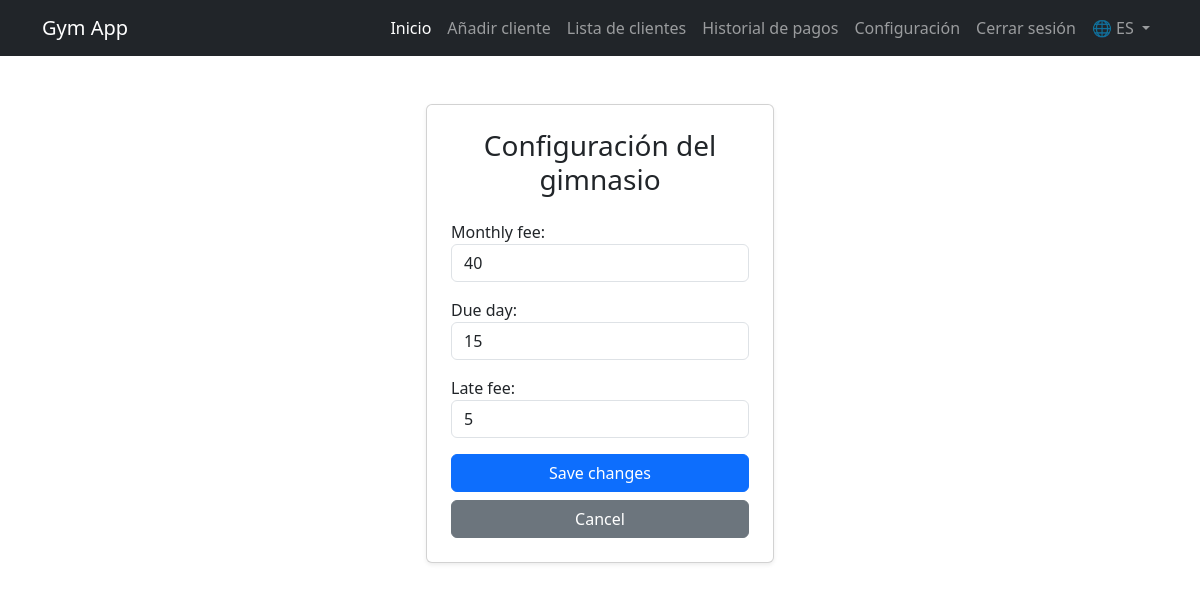
The app's page /settings (signed in) with its own data.
### tables this page shows
CREATE TABLE users (
    id INTEGER PRIMARY KEY AUTOINCREMENT,
    username TEXT NOT NULL UNIQUE,
    hash TEXT NOT NULL,
    monthly_fee NUMERIC DEFAULT 0,
    due_day INTEGER DEFAULT 10,
    late_fee NUMERIC DEFAULT 0
);

### app.py (the view)
@app.route("/settings", methods=["GET", "POST"])
def settings():
    user_id = session.get("user_id")
    if not user_id:
        flash("You must log in in order to see the clients.", "error")
        return redirect("/login")
    conn = sqlite3.connect("gym.db")
    conn.row_factory = sqlite3.Row
    db = conn.cursor()
    if request.method == "POST":
        monthly_fee = request.form.get("monthly_fee")
        due_day = request.form.get("due_day")
        late_fee = request.form.get("late_fee")
        db.execute("UPDATE users SET monthly_fee = ?, due_day = ?, late_fee = ? WHERE id = ?", (monthly_fee, due_day, late_fee, user_id))
        conn.commit()
        conn.close()
        flash("Changes has been made successfully.")
        return redirect("/settings")
    else:
        settings = db.execute("SELECT monthly_fee, due_day, late_fee FROM users WHERE id = ?", (user_id,)).fetchone()
        conn.close()
        return render_template("settings.html", settings=settings)

### app.py (called while the page is built)
@app.context_processor
def inject_translations():
    def get_text(key):
        lang = session.get('lang', 'es')
        return TRANSLATIONS.get(lang, {}).get(key, key)
    return dict(get_text=get_text)

### templates/settings.html (shortened to what this page needs)
{% extends "layout.html" %}
{% block content %}
<div class="container mt-5">
    <div class="row justify-content-center">
        <div class="col-md-6 col-lg-4">
            <div class="card shadow-sm p-4">
                <h3 class="text-center mb-4">{{ get_text('settings-title') }}</h3>
                <form action="/settings" method="POST">
                    <div class="form-group">
                        <label for="monthly_fee">Monthly fee:</label>
                        <input class="form-control mb-3" type="number" name="monthly_fee" value="{{ settings.monthly_fee | default(0) }}">
                        <label for="due_day">Due day:</label>
                        <input class="form-control mb-3" type="number" name="due_day" value="{{ settings.due_day | default(15) }}">
                        <label for="late_fee">Late fee:</label>
                        <input class="form-control mb-3" type="number" name="late_fee" value="{{ settings.late_fee | default(0) }}">
                    </div>
                    <div class="d-grid gap-2">
                        <button type="submit" class="btn btn-primary">Save changes</button>
                        <a href="/" class="btn btn-secondary">Cancel</a>
                    </div>
                </form>
            </div>
        </div>
    </div>
</div>
{% endblock %}

### static/css/main.css (style rules this page uses)
body { background-color: #f8f9fa; font-family: system-ui, -apple-system, "Segoe UI", Roboto, sans-serif; }
.card { border-radius: 10px; transition: transform 0.2s ease-in-out; }

### records on screen
users: monthly_fee "40", due_day "15", late_fee "5"

### other values on screen
{{ get_text('home-btn') }} "Inicio"
{{ get_text('add-client-btn') }} "Añadir cliente"
{{ get_text('clients-list-btn') }} "Lista de clientes"
{{ get_text('payment-history-btn') }} "Historial de pagos"
{{ get_text('settings-btn') }} "Configuración"
{{ get_text('logout-btn') }} "Cerrar sesión"
{{ 'ES' if session.get('lang', 'es') == 'es' else 'EN' }} "ES"
{{ get_text('settings-title') }} "Configuración del gimnasio"
